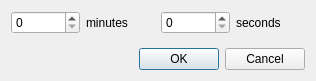
<?xml version="1.0" encoding="UTF-8"?>
<ui version="4.0">
 <class>Otter::ReloadTimeDialog</class>
 <widget class="QDialog" name="Otter::ReloadTimeDialog">
  <property name="geometry">
   <rect>
    <x>0</x>
    <y>0</y>
    <width>316</width>
    <height>81</height>
   </rect>
  </property>
  <property name="windowTitle">
   <string>Automatic Page Reload</string>
  </property>
  <layout class="QVBoxLayout" name="verticalLayout">
   <item>
    <layout class="QHBoxLayout" name="horizontalLayout">
     <item>
      <widget class="QSpinBox" name="minutesSpinBox">
       <property name="maximum">
        <number>99999</number>
       </property>
      </widget>
     </item>
     <item>
      <widget class="QLabel" name="minutesLabel">
       <property name="text">
        <string>minutes</string>
       </property>
       <property name="buddy">
        <cstring>minutesSpinBox</cstring>
       </property>
      </widget>
     </item>
     <item>
      <widget class="QSpinBox" name="secondsSpinBox">
       <property name="maximum">
        <number>99999</number>
       </property>
      </widget>
     </item>
     <item>
      <widget class="QLabel" name="secondsLabel">
       <property name="text">
        <string>seconds</string>
       </property>
       <property name="buddy">
        <cstring>secondsSpinBox</cstring>
       </property>
      </widget>
     </item>
    </layout>
   </item>
   <item>
    <spacer name="verticalSpacer">
     <property name="orientation">
      <enum>Qt::Vertical</enum>
     </property>
    </spacer>
   </item>
   <item>
    <widget class="QDialogButtonBox" name="buttonBox">
     <property name="orientation">
      <enum>Qt::Horizontal</enum>
     </property>
     <property name="standardButtons">
      <set>QDialogButtonBox::Cancel|QDialogButtonBox::Ok</set>
     </property>
    </widget>
   </item>
  </layout>
 </widget>
 <resources/>
 <connections>
  <connection>
   <sender>buttonBox</sender>
   <signal>accepted()</signal>
   <receiver>Otter::ReloadTimeDialog</receiver>
   <slot>accept()</slot>
   <hints>
    <hint type="sourcelabel">
     <x>248</x>
     <y>254</y>
    </hint>
    <hint type="destinationlabel">
     <x>157</x>
     <y>274</y>
    </hint>
   </hints>
  </connection>
  <connection>
   <sender>buttonBox</sender>
   <signal>rejected()</signal>
   <receiver>Otter::ReloadTimeDialog</receiver>
   <slot>reject()</slot>
   <hints>
    <hint type="sourcelabel">
     <x>316</x>
     <y>260</y>
    </hint>
    <hint type="destinationlabel">
     <x>286</x>
     <y>274</y>
    </hint>
   </hints>
  </connection>
 </connections>
</ui>
